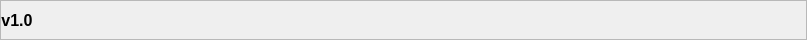
            <widget class="QFrame" name="footer">
             <property name="maximumSize">
              <size>
               <width>16777215</width>
               <height>40</height>
              </size>
             </property>
             <property name="frameShape">
              <enum>QFrame::Shape::StyledPanel</enum>
             </property>
             <property name="frameShadow">
              <enum>QFrame::Shadow::Raised</enum>
             </property>
             <layout class="QHBoxLayout" name="horizontalLayout_23">
              <property name="leftMargin">
               <number>0</number>
              </property>
              <property name="topMargin">
               <number>0</number>
              </property>
              <property name="rightMargin">
               <number>0</number>
              </property>
              <property name="bottomMargin">
               <number>0</number>
              </property>
              <item>
               <widget class="QFrame" name="footerFrame_2">
                <property name="minimumSize">
                 <size>
                  <width>0</width>
                  <height>20</height>
                 </size>
                </property>
                <property name="maximumSize">
                 <size>
                  <width>16777215</width>
                  <height>20</height>
                 </size>
                </property>
                <property name="frameShape">
                 <enum>QFrame::Shape::NoFrame</enum>
                </property>
                <property name="frameShadow">
                 <enum>QFrame::Shadow::Raised</enum>
                </property>
                <layout class="QHBoxLayout" name="horizontalLayout_21">
                 <property name="spacing">
                  <number>0</number>
                 </property>
                 <property name="leftMargin">
                  <number>0</number>
                 </property>
                 <property name="topMargin">
                  <number>0</number>
                 </property>
                 <property name="rightMargin">
                  <number>0</number>
                 </property>
                 <property name="bottomMargin">
                  <number>0</number>
                 </property>
                 <item alignment="Qt::AlignmentFlag::AlignLeft|Qt::AlignmentFlag::AlignBottom">
                  <widget class="QFrame" name="footerVersionFrame_3">
                   <property name="frameShape">
                    <enum>QFrame::Shape::NoFrame</enum>
                   </property>
                   <property name="frameShadow">
                    <enum>QFrame::Shadow::Raised</enum>
                   </property>
                   <layout class="QHBoxLayout" name="horizontalLayout_22">
                    <property name="spacing">
                     <number>0</number>
                    </property>
                    <property name="leftMargin">
                     <number>0</number>
                    </property>
                    <property name="topMargin">
                     <number>0</number>
                    </property>
                    <property name="rightMargin">
                     <number>0</number>
                    </property>
                    <property name="bottomMargin">
                     <number>0</number>
                    </property>
                    <item>
                     <widget class="QLabel" name="label_4">
                      <property name="font">
                       <font>
                        <pointsize>12</pointsize>
                        <bold>true</bold>
                       </font>
                      </property>
                      <property name="text">
                       <string>v1.0</string>
                      </property>
                      <property name="alignment">
                       <set>Qt::AlignmentFlag::AlignCenter</set>
                      </property>
                     </widget>
                    </item>
                   </layout>
                  </widget>
                 </item>
                 <item>
                  <spacer name="horizontalSpacer_3">
                   <property name="orientation">
                    <enum>Qt::Orientation::Horizontal</enum>
                   </property>
                   <property name="sizeHint" stdset="0">
                    <size>
                     <width>733</width>
                     <height>15</height>
                    </size>
                   </property>
                  </spacer>
                 </item>
                 <item>
                  <widget class="QFrame" name="sizeGripFrame_3">
                   <property name="minimumSize">
                    <size>
                     <width>40</width>
                     <height>40</height>
                    </size>
                   </property>
                   <property name="maximumSize">
                    <size>
                     <width>20</width>
                     <height>20</height>
                    </size>
                   </property>
                   <property name="styleSheet">
                    <string notr="true">QSizeGrip{
	background: transparent;
	border: none;
}</string>
                   </property>
                   <property name="frameShape">
                    <enum>QFrame::Shape::NoFrame</enum>
                   </property>
                   <property name="frameShadow">
                    <enum>QFrame::Shadow::Raised</enum>
                   </property>
                  </widget>
                 </item>
                </layout>
               </widget>
              </item>
             </layout>
            </widget>
